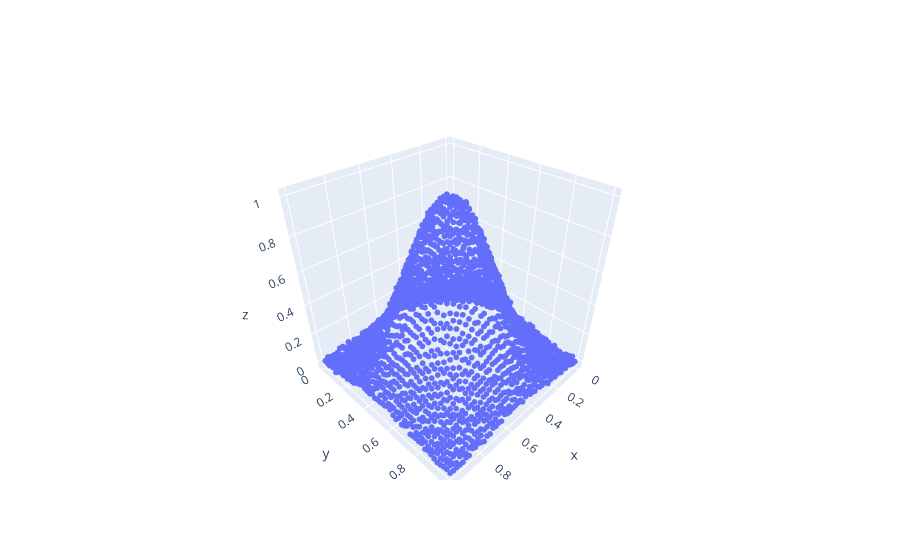

Notebook cell for this chart:
### Code cell
fig = go.Figure()
fig.add_trace(go.Scatter3d(x=X[:,0], y=X[:,1], z=y, mode="markers", marker_size=2))
#for i in range(tps.basis_x1.shape[1]):
#    fig.add_trace(go.Scatter3d(x=tps.x1, y=np.zeros(tps.x1.shape), z=tps.basis_x1[:,i], mode="markers", marker=dict(color="black", size=4)))
#    fig.add_trace(go.Scatter3d(x=np.zeros(tps.x2.shape), y=tps.x1, z=tps.basis_x2[:,i], mode="markers", marker=dict(color="black", size=4)))
              
fig.show()

### Figure 1 — Plotly figure (JSON) as saved in the notebook; plotly's stock layout.template omitted (floating-point values rounded to 4 significant figures; data arrays with more than 128 entries replaced by an {"elided": "..."} marker saying what was removed)
{"data": [{"marker": {"size": 2}, "mode": "markers", "type": "scatter3d", "x": {"elided": "2500 float values"}, "y": {"elided": "2500 float values"}, "z": {"elided": "2500 float values"}}], "layout": {"autosize": true, "scene": {"aspectmode": "auto", "aspectratio": {"x": 0.9937, "y": 0.9937, "z": 1.013}, "camera": {"center": {"x": 0, "y": 0, "z": 0}, "eye": {"x": 1.25, "y": 1.25, "z": 1.25}, "projection": {"type": "perspective"}, "up": {"x": 0, "y": 0, "z": 1}}}}}
